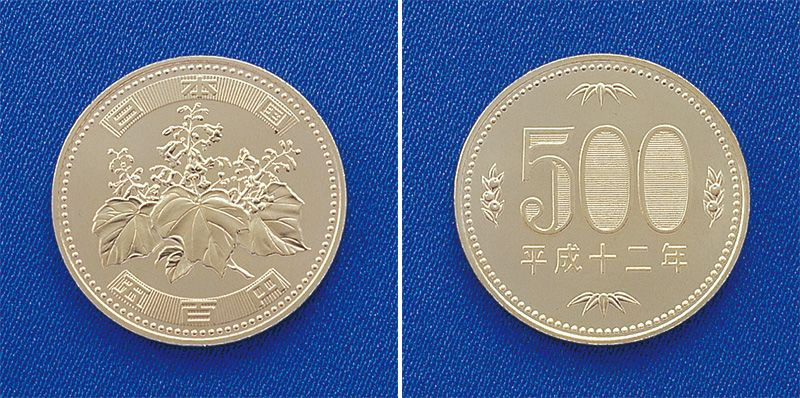
#> input picture coins_japanese.jpg, 800 x 398 px, found by its file name
$ python 2_circle_recognition.py
#> lines starting #> are read from the running program, lines starting #| are printed output that depends on the picture; after the words box and inside, x2 and y2 are one past the last pixel; in counts of white or black regions, pixels touching at a corner belong together
#> further down, src is the input picture: shape (398, 800, 3); mean B, G, R 146.3, 112.7, 95.5

# 霍夫圆检测
import cv2 as cv
import numpy as np


def detect_circles_demo(image):
    dst = cv.pyrMeanShiftFiltering(image, 18, 100)  # 边缘保留滤波EPF
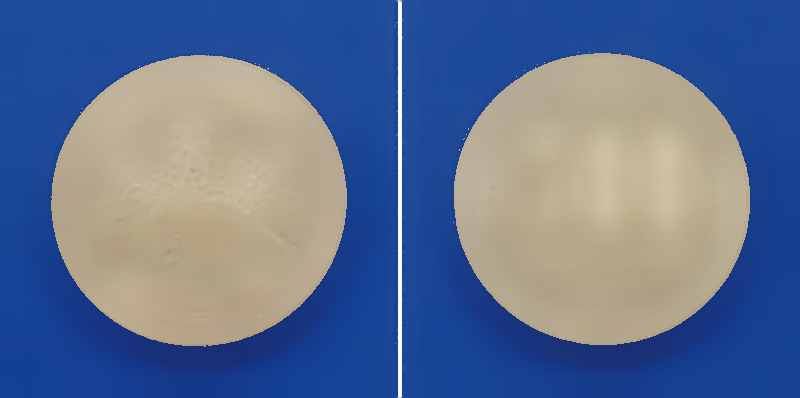
#> dst: shape (398, 800, 3); mean B, G, R 146.4, 112.5, 95
    cimage = cv.cvtColor(dst, cv.COLOR_RGB2GRAY)
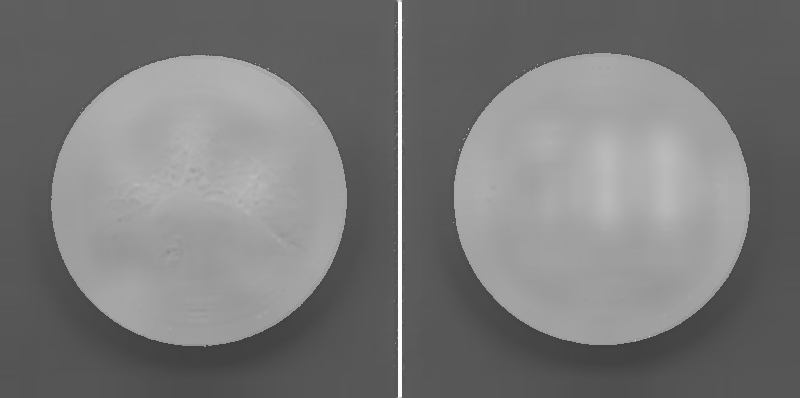
#> cimage: shape (398, 800); min 63, max 252, mean 120.7
    circles = cv.HoughCircles(cimage, cv.HOUGH_GRADIENT, 1,
                              20, param1=50, param2=30, minRadius=0, maxRadius=0)
#> circles = [[201.5, 199.5, 144.8], [606.5, 201.5, 141.8], [586.5, 190.5, 131.1], [174.5, 207.5, 123.2]]
    circles = np.uint16(np.around(circles))  # 把circles包含的圆心和半径的值变成整数
#> circles = [[202, 200, 145], [606, 202, 142], [586, 190, 131], [174, 208, 123]]
    for i in circles[0, :]:
        cv.circle(image, (i[0], i[1]), i[2], (0, 0, 255), 2)  # 画圆
        cv.circle(image, (i[0], i[1]), 2, (0, 0, 255), 2)  # 画圆心
#> this loop made 4 passes
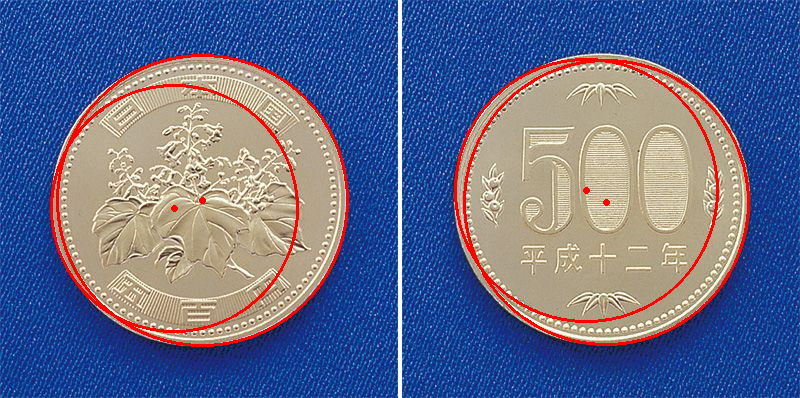
#> image: shape (398, 800, 3); 3.09% of pixels changed, all inside (x1, y1, x2, y2) = (50, 54, 750, 347)
    cv.imshow("circles", image)


src = cv.imread('H:/Shooting_Simulator/coins_japanese.jpg')
cv.namedWindow('input_image', cv.WINDOW_NORMAL)  # 设置为WINDOW_NORMAL可以任意缩放
cv.imshow('input_image', src)
detect_circles_demo(src)
cv.waitKey(0)
cv.destroyAllWindows()
